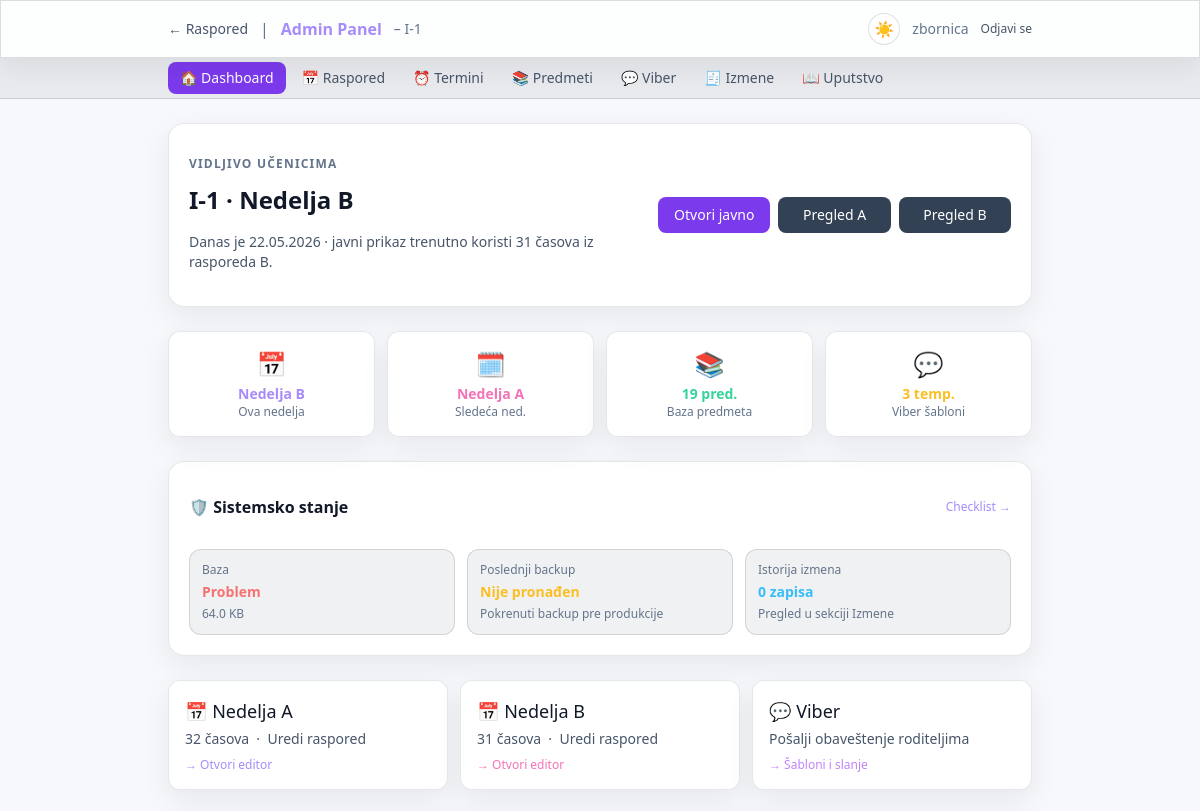
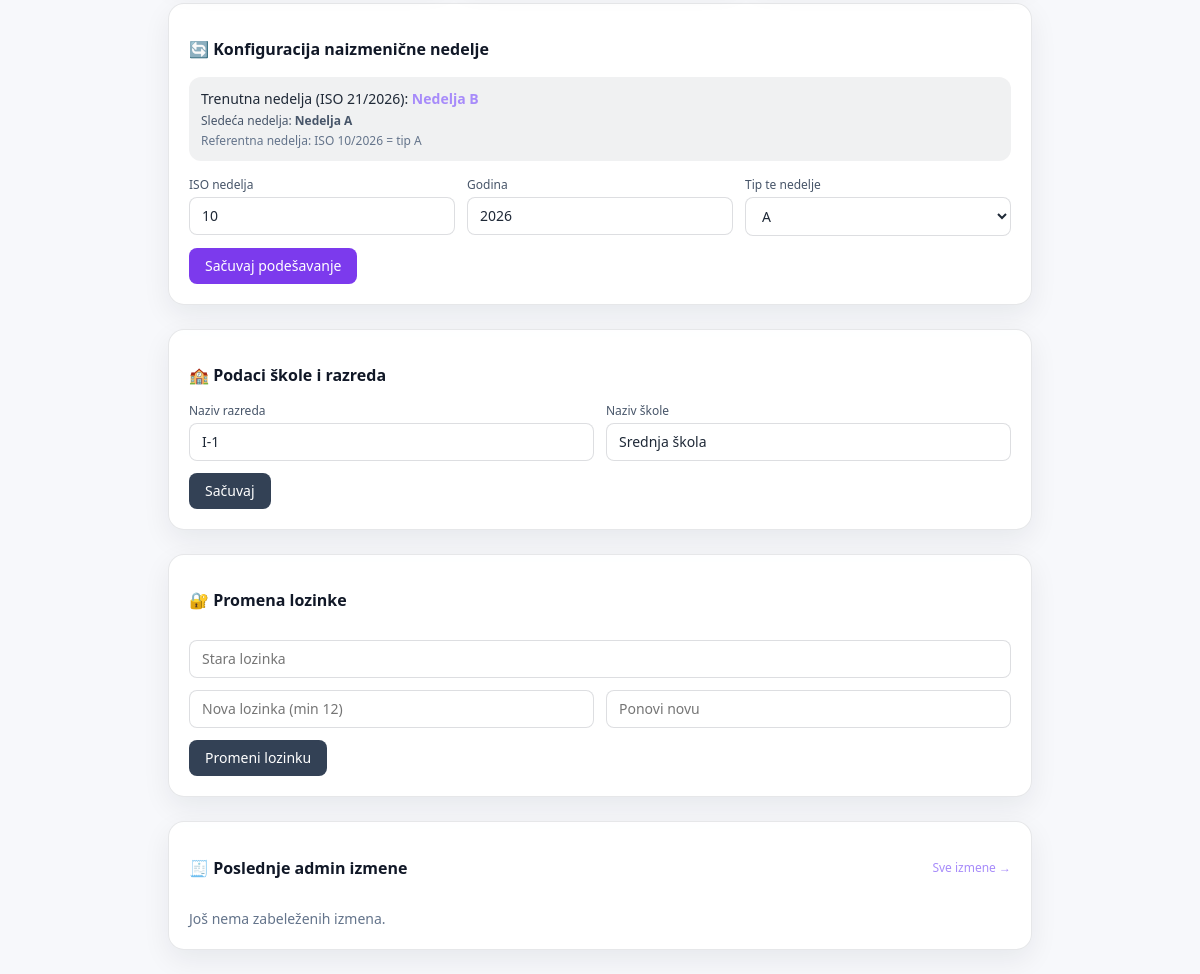
Page /admin/dashboard.php (signed in) on the committed database (2 pictures, top to bottom).
### tables this page shows
CREATE TABLE settings (
        key   TEXT PRIMARY KEY,
        value TEXT
    );

### lib/db.php (called while the page is built, shortened)
<?php
function getSetting(PDO $db, string $key, string $default = ''): string {
    $row = $db->prepare("SELECT value FROM settings WHERE key=?");
    $row->execute([$key]);
    return $row->fetchColumn() ?: $default;
}
function getRecentAdminAuditLogs(PDO $db, int $limit = 10): array {
    $limit = max(1, min(50, $limit));
    return $db->query("
        SELECT admin_user, action, entity_type, entity_id, details, created_at
        FROM admin_audit_log
        ORDER BY datetime(created_at) DESC, id DESC
        LIMIT $limit
    ")->fetchAll();
}
function calcWeekType(PDO $db, int $isoYear, int $isoWeek): string {
    $baseWeek = (int)getSetting($db, 'base_iso_week', '10');
    $baseYear = (int)getSetting($db, 'base_iso_year', '2026');
    $baseType = getSetting($db, 'base_week_type', 'A');
    $base = new DateTime();
    $base->setISODate($baseYear, $baseWeek, 1);
    $cur  = new DateTime();
    $cur->setISODate($isoYear, $isoWeek, 1);
    $diff = (int)round(($cur->getTimestamp() - $base->getTimestamp()) / (7 * 86400));
    $sameType = ($diff % 2 === 0);
    return $baseType === 'A' ? 'B' : 'A';
}
function h(string $s): string {
    return htmlspecialchars($s, ENT_QUOTES | ENT_SUBSTITUTE, 'UTF-8');
}

### admin/dashboard.php (the view, shortened to what this page needs)
<?php
$db = getDB();
$now       = new DateTime('now', new DateTimeZone('Europe/Belgrade'));
$isoWeek   = (int)$now->format('W');
$isoYear   = (int)$now->format('o');
$todayDate = $now->format('d.m.Y');
$classNameRaw = getSetting($db, 'class_name', 'OG1');
$schoolNameRaw = getSetting($db, 'school_name', '');
$className = h($classNameRaw);
$schoolName = h($schoolNameRaw);
$currentType = calcWeekType($db, $isoYear, $isoWeek);
$nextType    = $currentType === 'A' ? 'B' : 'A';
$baseWeek = getSetting($db, 'base_iso_week', '10');
$baseYear = getSetting($db, 'base_iso_year', '2026');
$baseType = getSetting($db, 'base_week_type', 'A');
$cntA = $db->query("SELECT COUNT(*) FROM schedule WHERE week_type='A'")->fetchColumn();
$cntB = $db->query("SELECT COUNT(*) FROM schedule WHERE week_type='B'")->fetchColumn();
$cntSubjects = $db->query("SELECT COUNT(*) FROM subjects")->fetchColumn();
$cntTemplates = $db->query("SELECT COUNT(*) FROM viber_templates")->fetchColumn();
$visibleClassCount = $currentType === 'A' ? $cntA : $cntB;
$auditLogs = getRecentAdminAuditLogs($db, 10);
$auditCount = (int)$db->query("SELECT COUNT(*) FROM admin_audit_log")->fetchColumn();
$dbIntegrity = (string)$db->query("PRAGMA integrity_check")->fetchColumn();
$dbSize = is_file(DB_PATH) ? filesize(DB_PATH) : 0;
$backupFiles = glob(dirname(__DIR__) . '/_backup/sqlite/schedule-*.db.gz') ?: [];
usort($backupFiles, fn($a, $b) => filemtime($b) <=> filemtime($a));
$latestBackup = $backupFiles[0] ?? null;
?>
<!DOCTYPE html>
<html lang="sr">
<head>
<?php renderAdminHead('Admin — Dashboard'); ?>
</head>
<body class="min-h-screen">
<?php renderAdminTopNav('Admin Panel', 'max-w-4xl', $classNameRaw, true); ?>
<?php renderAdminSubnav(); ?>
<div class="max-w-4xl mx-auto px-4 py-6 space-y-6">
  <div class="card rounded-2xl p-5">
    <div class="flex flex-col sm:flex-row sm:items-center sm:justify-between gap-4">
      <div>
        <p class="text-xs uppercase tracking-widest text-slate-500 font-bold">Vidljivo učenicima</p>
        <h1 class="text-2xl font-bold mt-1"><?= $className ?> · Nedelja <?= h($currentType) ?></h1>
        <p class="text-slate-400 text-sm mt-1">
          Danas je <?= h($todayDate) ?> · javni prikaz trenutno koristi <?= h((string)$visibleClassCount) ?> časova iz rasporeda <?= h($currentType) ?>.
        </p>
      </div>
      <div class="grid grid-cols-1 sm:grid-cols-3 gap-2 shrink-0">
        <a href="../index.php" target="_blank" rel="noopener"
           class="bg-violet-600 hover:bg-violet-500 text-white text-sm px-4 py-2 rounded-lg text-center transition-all">
          Otvori javno
        </a>
        <a href="../index.php?week=A" target="_blank" rel="noopener"
           class="bg-slate-700 hover:bg-slate-600 text-white text-sm px-4 py-2 rounded-lg text-center transition-all">
          Pregled A
        </a>
        <a href="../index.php?week=B" target="_blank" rel="noopener"
           class="bg-slate-700 hover:bg-slate-600 text-white text-sm px-4 py-2 rounded-lg text-center transition-all">
          Pregled B
        </a>
      </div>
    </div>
  </div>
  <div class="grid grid-cols-2 sm:grid-cols-4 gap-3">
    <?php $stats = [
      ['Nedelja ' . $currentType, 'Ova nedelja', 'text-violet-400', '📅'],
      ['Nedelja ' . $nextType,    'Sledeća ned.', 'text-pink-400',   '🗓️'],
      [$cntSubjects . ' pred.',   'Baza predmeta', 'text-emerald-400', '📚'],
      [$cntTemplates . ' temp.',  'Viber šabloni', 'text-amber-400',  '💬'],
    ]; ?>
    <?php foreach ($stats as [$val, $lbl, $color, $emoji]): ?>
    <div class="card rounded-xl p-4 text-center">
      <div class="text-2xl"><?= $emoji ?></div>
      <div class="<?= $color ?> font-bold text-sm mt-1"><?= h($val) ?></div>
      <div class="text-slate-500 text-xs"><?= h($lbl) ?></div>
    </div>
    <?php endforeach; ?>
  </div>
  <div class="card rounded-2xl p-5">
    <div class="flex items-center justify-between gap-3 mb-4">
      <h2 class="text-base font-bold">🛡️ Sistemsko stanje</h2>
      <a href="../docs/production-security.md" class="text-xs text-violet-400 hover:text-violet-300">Checklist →</a>
    </div>
    <div class="grid grid-cols-1 sm:grid-cols-3 gap-3">
      <div class="bg-black/20 border border-white/10 rounded-xl p-3">
        <div class="text-xs text-slate-500 mb-1">Baza</div>
        <div class="<?= $dbIntegrity === 'ok' ? 'text-emerald-400' : 'text-red-400' ?> font-bold text-sm">
          <?= $dbIntegrity === 'ok' ? 'Ispravna' : 'Problem' ?>
        </div>
        <div class="text-xs text-slate-500 mt-1"><?= number_format($dbSize / 1024, 1) ?> KB</div>
      </div>
      <div class="bg-black/20 border border-white/10 rounded-xl p-3">
        <div class="text-xs text-slate-500 mb-1">Poslednji backup</div>
        <?php if ($latestBackup): ?>
        <div class="text-emerald-400 font-bold text-sm"><?= h(date('d.m.Y H:i', filemtime($latestBackup))) ?></div>
        <div class="text-xs text-slate-500 mt-1"><?= h(basename($latestBackup)) ?></div>
        <?php else: ?>
        <div class="text-amber-400 font-bold text-sm">Nije pronađen</div>
        <div class="text-xs text-slate-500 mt-1">Pokrenuti backup pre produkcije</div>
        <?php endif; ?>
      </div>
      <div class="bg-black/20 border border-white/10 rounded-xl p-3">
        <div class="text-xs text-slate-500 mb-1">Istorija izmena</div>
        <div class="text-sky-400 font-bold text-sm"><?= $auditCount ?> zapisa</div>
        <div class="text-xs text-slate-500 mt-1">Pregled u sekciji Izmene</div>
      </div>
    </div>
  </div>
  <div class="grid grid-cols-1 sm:grid-cols-3 gap-3">
    <a href="schedule.php?week=A"
       class="card rounded-xl p-4 hover:bg-white/8 transition-all block">
      <div class="text-lg mb-1">📅 Nedelja A</div>
      <div class="text-slate-400 text-sm"><?= $cntA ?> časova &nbsp;·&nbsp; Uredi raspored</div>
      <div class="text-violet-400 text-xs mt-2">→ Otvori editor</div>
    </a>
    <a href="schedule.php?week=B"
       class="card rounded-xl p-4 hover:bg-white/8 transition-all block">
      <div class="text-lg mb-1">📅 Nedelja B</div>
      <div class="text-slate-400 text-sm"><?= $cntB ?> časova &nbsp;·&nbsp; Uredi raspored</div>
      <div class="text-pink-400 text-xs mt-2">→ Otvori editor</div>
    </a>
    <a href="viber.php"
       class="card rounded-xl p-4 hover:bg-white/8 transition-all block">
      <div class="text-lg mb-1">💬 Viber</div>
      <div class="text-slate-400 text-sm">Pošalji obaveštenje roditeljima</div>
      <div class="text-purple-400 text-xs mt-2">→ Šabloni i slanje</div>
    </a>
  </div>
  <div class="card rounded-2xl p-5">
    <h2 class="text-base font-bold mb-4">🔄 Konfiguracija naizmenične nedelje</h2>
    <div class="bg-slate-800/50 rounded-xl p-3 mb-4 text-sm">
      <div class="text-slate-300">
        Trenutna nedelja (ISO <?= $isoWeek ?>/<?= $isoYear ?>):
        <span class="font-bold text-violet-400">Nedelja <?= $currentType ?></span>
      </div>
      <div class="text-slate-400 text-xs mt-1">
        Sledeća nedelja: <strong>Nedelja <?= $nextType ?></strong>
      </div>
      <div class="text-slate-500 text-xs mt-1">
        Referentna nedelja: ISO <?= $baseWeek ?>/<?= $baseYear ?> = tip <?= $baseType ?>
      </div>
    </div>
    <form method="POST" class="space-y-3">
      <div class="grid grid-cols-3 gap-3">
        <div>
          <label class="text-xs text-slate-400 mb-1 block">ISO nedelja</label>
          <input type="number" name="base_iso_week" value="<?= h($baseWeek) ?>" min="1" max="53"
                 class="w-full bg-black/30 border border-white/10 rounded-lg px-3 py-2 text-white text-sm focus:outline-none focus:border-violet-500">
        </div>
        <div>
          <label class="text-xs text-slate-400 mb-1 block">Godina</label>
          <input type="number" name="base_iso_year" value="<?= h($baseYear) ?>" min="2024" max="2030"
                 class="w-full bg-black/30 border border-white/10 rounded-lg px-3 py-2 text-white text-sm focus:outline-none focus:border-violet-500">
        </div>
        <div>
          <label class="text-xs text-slate-400 mb-1 block">Tip te nedelje</label>
          <select name="base_week_type"
                  class="w-full bg-black/30 border border-white/10 rounded-lg px-3 py-2 text-white text-sm focus:outline-none focus:border-violet-500">
            <option value="A" <?= $baseType==='A'?'selected':'' ?>>A</option>
          </select>
        </div>
      </div>
      <button type="submit" class="bg-violet-600 hover:bg-violet-500 text-white text-sm px-4 py-2 rounded-lg transition-all">
        Sačuvaj podešavanje
      </button>
    </form>
  </div>
  <div class="card rounded-2xl p-5">
    <h2 class="text-base font-bold mb-4">🏫 Podaci škole i razreda</h2>
    <form method="POST" class="space-y-3">
      <div class="grid grid-cols-2 gap-3">
        <div>
          <label class="text-xs text-slate-400 mb-1 block">Naziv razreda</label>
          <input type="text" name="class_name" value="<?= $className ?>" maxlength="20"
                 class="w-full bg-black/30 border border-white/10 rounded-lg px-3 py-2 text-white text-sm focus:outline-none focus:border-violet-500">
        </div>
        <div>
          <label class="text-xs text-slate-400 mb-1 block">Naziv škole</label>
          <input type="text" name="school_name" value="<?= $schoolName ?>" maxlength="80"
                 class="w-full bg-black/30 border border-white/10 rounded-lg px-3 py-2 text-white text-sm focus:outline-none focus:border-violet-500">
        </div>
      </div>
      <button type="submit" class="bg-slate-700 hover:bg-slate-600 text-white text-sm px-4 py-2 rounded-lg transition-all">
        Sačuvaj
      </button>
    </form>
  </div>
  <div class="card rounded-2xl p-5">
    <h2 class="text-base font-bold mb-4">🔐 Promena lozinke</h2>
    <form method="POST" class="space-y-3">
      <input type="password" name="old_password" placeholder="Stara lozinka"
             class="w-full bg-black/30 border border-white/10 rounded-lg px-3 py-2 text-white text-sm focus:outline-none focus:border-violet-500">
      <div class="grid grid-cols-2 gap-3">
        <input type="password" name="new_password" placeholder="Nova lozinka (min 12)"
               class="w-full bg-black/30 border border-white/10 rounded-lg px-3 py-2 text-white text-sm focus:outline-none focus:border-violet-500">
        <input type="password" name="repeat_password" placeholder="Ponovi novu"
               class="w-full bg-black/30 border border-white/10 rounded-lg px-3 py-2 text-white text-sm focus:outline-none focus:border-violet-500">
      </div>
      <button type="submit" class="bg-slate-700 hover:bg-slate-600 text-white text-sm px-4 py-2 rounded-lg transition-all">
        Promeni lozinku
      </button>
    </form>
  </div>
  <div class="card rounded-2xl p-5">
    <div class="flex items-center justify-between gap-3 mb-4">
      <h2 class="text-base font-bold">🧾 Poslednje admin izmene</h2>
      <a href="audit.php" class="text-xs text-violet-400 hover:text-violet-300">Sve izmene →</a>
    </div>
    <?php if (!$auditLogs): ?>
      <div class="text-slate-500 text-sm">Još nema zabeleženih izmena.</div>
    <?php endif; ?>
  </div>
</div>
</body>
</html>

### admin/_nav.php (shortened to what this page needs)
<?php
function adminNavItems(): array {
    return [
        ['dashboard.php', '🏠 Dashboard'],
        ['schedule.php',  '📅 Raspored'],
        ['periods.php',   '⏰ Termini'],
        ['subjects.php',  '📚 Predmeti'],
        ['viber.php',     '💬 Viber'],
        ['audit.php',     '🧾 Izmene'],
        ['help.php',      '📖 Uputstvo'],
    ];
}
function renderAdminHead(string $title, array $extraScripts = []): void {
    ?>
    <link rel="stylesheet" href="../assets/css/tailwind-local.css">
    <link rel="stylesheet" href="../assets/css/admin.css">
    <link rel="stylesheet" href="../assets/css/theme.css">
    <?php
}
function renderAdminTopNav(
    string $title = 'Admin Panel',
    string $maxWidthClass = 'max-w-4xl',
    string $className = '',
    bool $showUser = false
): void {
    ?>
    <nav class="glass sticky top-0 z-50 border-b border-white/10">
      <div class="<?= h($maxWidthClass) ?> mx-auto px-4 py-3 flex items-center justify-between">
        <div class="flex items-center gap-3">
          <a href="../index.php" class="text-slate-400 hover:text-white text-sm">← Raspored</a>
          <span class="text-slate-600">|</span>
          <span class="font-bold text-violet-400"><?= h($title) ?></span>
          <?php if ($className !== ''): ?>
          <span class="text-slate-500 text-sm hidden sm:inline">– <?= h($className) ?></span>
          <?php endif; ?>
        </div>
        <div class="flex items-center gap-3">
          <button type="button" class="theme-toggle" data-theme-toggle aria-label="Tema"></button>
          <?php if ($showUser): ?>
          <span class="text-sm text-slate-500 hidden sm:inline"><?= h($_SESSION['admin_user'] ?? '') ?></span>
          <?php endif; ?>
          <a href="logout.php" class="text-xs text-slate-400 hover:text-red-400 transition-colors">
            <?= $showUser ? 'Odjavi se' : 'Odjavi' ?>
          </a>
        </div>
      </div>
    </nav>
    <?php
}
function renderAdminSubnav(string $maxWidthClass = 'max-w-4xl'): void {
    $current = basename($_SERVER['PHP_SELF'] ?? '');
    ?>
    <div class="border-b border-white/10 bg-black/20">
      <div class="<?= h($maxWidthClass) ?> mx-auto px-4 flex gap-1 overflow-x-auto py-1">
        <?php foreach (adminNavItems() as [$href, $label]): ?>
        <a href="<?= h($href) ?>"
           class="<?= $current === $href ? 'bg-violet-600 text-white' : 'text-slate-400 hover:text-white hover:bg-white/5' ?>
                  text-sm px-3 py-1.5 rounded-lg transition-all whitespace-nowrap">
          <?= h($label) ?>
        </a>
        <?php endforeach; ?>
      </div>
    </div>
    <?php
}

### rows in the picture
settings: value "I-1", class_name "I-1"
settings: value "10", base_iso_week "10"
settings: value "2026", base_iso_year "2026"
settings: value "A", base_week_type "A"
settings: school_name "Srednja škola"

### other values in the picture
$title "Admin Panel"
$_SESSION['admin_user'] "zbornica"
$label "🏠 Dashboard"
$label "📅 Raspored"
$label "⏰ Termini"
$label "📚 Predmeti"
$label "💬 Viber"
$label "🧾 Izmene"
$label "📖 Uputstvo"
$currentType "B"
$todayDate "22.05.2026"
$visibleClassCount "31"
$emoji "📅"
$val "Nedelja B"
$lbl "Ova nedelja"
